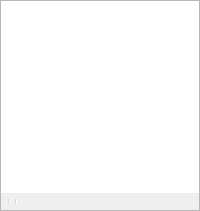
  <widget class="OBSDock" name="scenesDock">
   <property name="features">
    <set>QDockWidget::DockWidgetClosable|QDockWidget::DockWidgetMovable|QDockWidget::DockWidgetFloatable</set>
   </property>
   <property name="windowTitle">
    <string>Basic.Main.Scenes</string>
   </property>
   <attribute name="dockWidgetArea">
    <number>8</number>
   </attribute>
   <widget class="QWidget" name="dockWidgetContents_2">
    <layout class="QVBoxLayout" name="verticalLayout_6">
     <property name="spacing">
      <number>0</number>
     </property>
     <property name="leftMargin">
      <number>0</number>
     </property>
     <property name="topMargin">
      <number>0</number>
     </property>
     <property name="rightMargin">
      <number>0</number>
     </property>
     <property name="bottomMargin">
      <number>0</number>
     </property>
     <item>
      <widget class="QFrame" name="scenesFrame">
       <property name="sizePolicy">
        <sizepolicy hsizetype="Expanding" vsizetype="Expanding">
         <horstretch>0</horstretch>
         <verstretch>0</verstretch>
        </sizepolicy>
       </property>
       <property name="minimumSize">
        <size>
         <width>160</width>
         <height>0</height>
        </size>
       </property>
       <property name="frameShape">
        <enum>QFrame::StyledPanel</enum>
       </property>
       <property name="frameShadow">
        <enum>QFrame::Sunken</enum>
       </property>
       <layout class="QVBoxLayout" name="verticalLayout_12">
        <property name="spacing">
         <number>0</number>
        </property>
        <property name="leftMargin">
         <number>0</number>
        </property>
        <property name="topMargin">
         <number>0</number>
        </property>
        <property name="rightMargin">
         <number>0</number>
        </property>
        <property name="bottomMargin">
         <number>0</number>
        </property>
        <item>
         <widget class="SceneTree" name="scenes">
          <property name="sizePolicy">
           <sizepolicy hsizetype="Preferred" vsizetype="Expanding">
            <horstretch>0</horstretch>
            <verstretch>0</verstretch>
           </sizepolicy>
          </property>
          <property name="spacing">
           <number>0</number>
          </property>
          <property name="contextMenuPolicy">
           <enum>Qt::CustomContextMenu</enum>
          </property>
          <property name="frameShape">
           <enum>QFrame::NoFrame</enum>
          </property>
          <property name="frameShadow">
           <enum>QFrame::Plain</enum>
          </property>
          <property name="showDropIndicator" stdset="0">
           <bool>true</bool>
          </property>
          <property name="dragEnabled">
           <bool>true</bool>
          </property>
          <property name="dragDropMode">
           <enum>QAbstractItemView::InternalMove</enum>
          </property>
          <property name="defaultDropAction">
           <enum>Qt::TargetMoveAction</enum>
          </property>
          <addaction name="actionRemoveScene"/>
         </widget>
        </item>
        <item>
         <widget class="QToolBar" name="scenesToolbar">
          <property name="iconSize">
           <size>
            <width>16</width>
            <height>16</height>
           </size>
          </property>
          <property name="floatable">
           <bool>false</bool>
          </property>
          <addaction name="actionAddScene"/>
          <addaction name="actionRemoveScene"/>
          <addaction name="separator"/>
          <addaction name="actionSceneFilters"/>
          <addaction name="separator"/>
          <addaction name="actionSceneUp"/>
          <addaction name="actionSceneDown"/>
         </widget>
        </item>
        <item>
         <spacer name="scenesFixedSizeHSpacer">
          <property name="orientation">
           <enum>Qt::Horizontal</enum>
          </property>
          <property name="sizeType">
           <enum>QSizePolicy::Fixed</enum>
          </property>
          <property name="sizeHint" stdset="0">
           <size>
            <width>150</width>
            <height>0</height>
           </size>
          </property>
         </spacer>
        </item>
       </layout>
      </widget>
     </item>
    </layout>
   </widget>
  </widget>
